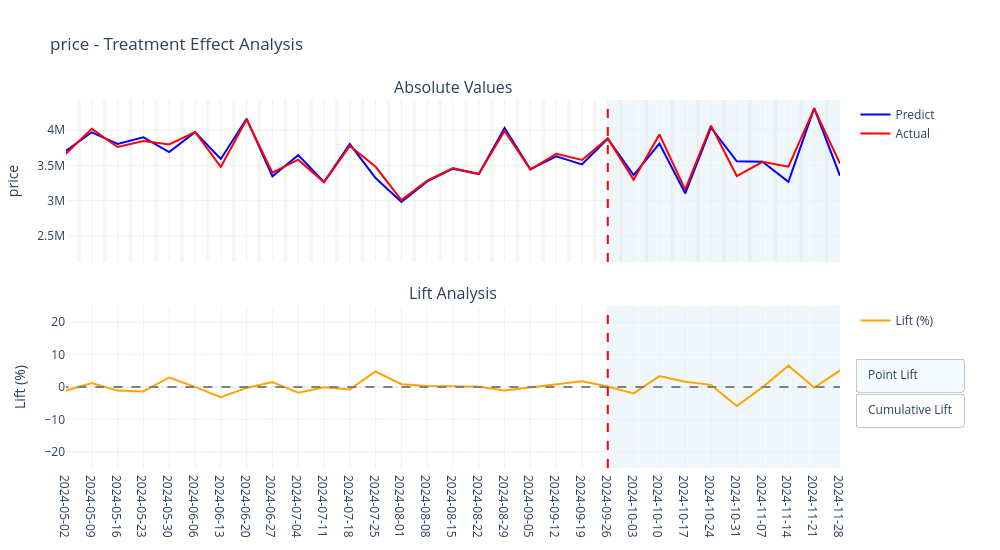
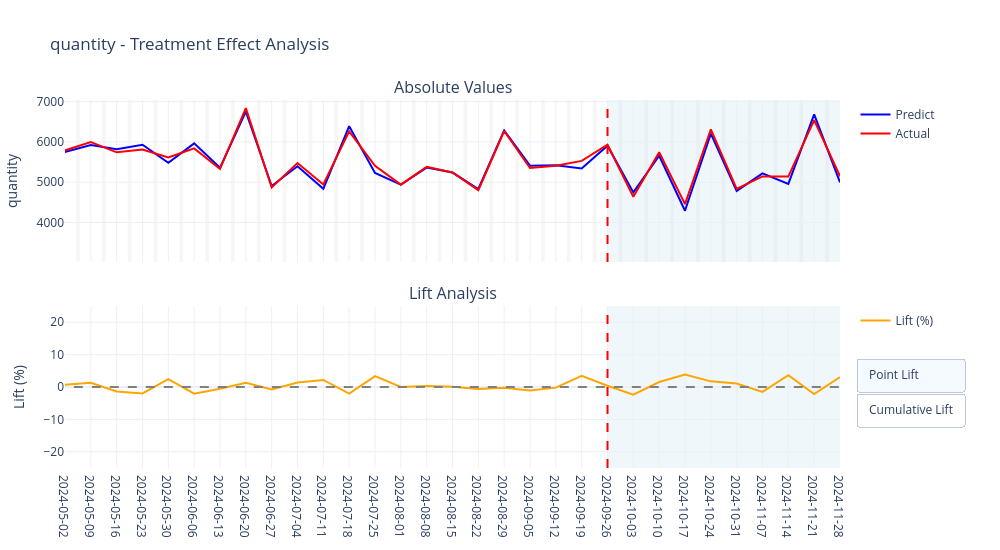
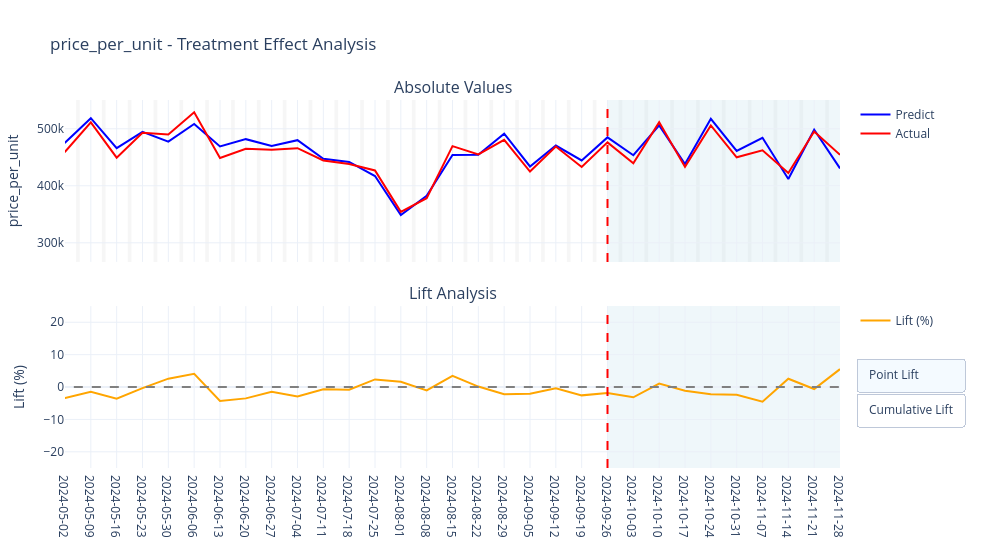

The code cell stored with these charts, in order, in its notebook:
### Markdown cell above
### Final Placebo Graphs

### Code cell
config = PredictionConfig.from_hyperparameters(result['final_hyperparameters'])
predictor = IteratoPredictor(config)
result_predict = predictor.predict(
    df=control_weekly_df,
    final_weight=result['final_weight'],
    standardization_info=result['standardization_info'],
)
df_pred_placebo = result_predict.predictions

df_uplifts = calculate_all_uplifts(
    df_predict=df_pred_placebo,
    outcomes=["price", "quantity", "price_per_unit"],
    treatment_start='2024-10-03',
    eval_end='2024-11-28',
    entity_col=config.entity_col,
    time_col=config.time_col,
)

matching_dates = pd.date_range(start='2024-05-02', end='2024-11-28', freq='W')
for outcome in ["price", "quantity", "price_per_unit"]:
    create_lift_plot(
        df_predict=df_pred_placebo,
        outcome=outcome,
        start='2024-05-02', end='2024-11-28',
        matching_dates=matching_dates,
        treatment_start='2024-10-03',
        entity_col=config.entity_col, time_col=config.time_col,
        show_plot=True,
    )
